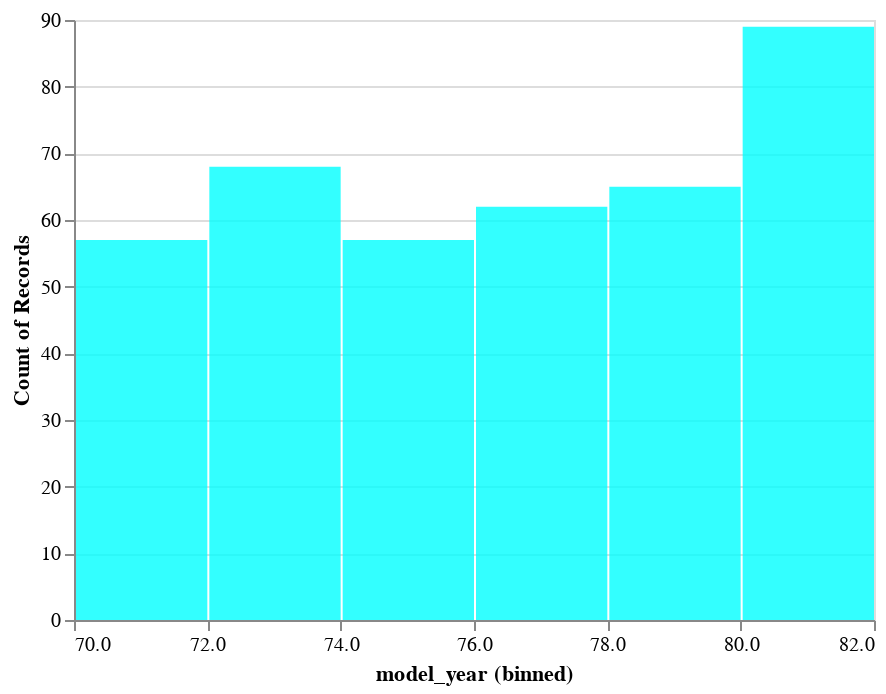

Notebook source saved alongside this figure:
### Code cell
alt.Chart(d_set).mark_bar().encode(
    alt.X("model_year:Q", bin=True),
    y='count()',
).configure_mark(
    opacity=0.8,
    color='Cyan'
)

### Figure 1 — Vega-Lite specification as saved in the notebook (floating-point values rounded to 4 significant figures; data arrays with more than 128 entries replaced by an {"elided": "..."} marker saying what was removed)
{"config": {"view": {"continuousWidth": 400, "continuousHeight": 300}, "mark": {"color": "Cyan", "opacity": 0.8}}, "data": {"name": "data-f1198cc0481ad698d7dc4699e0a3efa7"}, "mark": "bar", "encoding": {"x": {"type": "quantitative", "bin": true, "field": "model_year"}, "y": {"type": "quantitative", "aggregate": "count"}}, "$schema": "https://vega.github.io/schema/vega-lite/v4.8.1.json", "datasets": {"data-f1198cc0481ad698d7dc4699e0a3efa7": {"elided": "398 records"}}}
